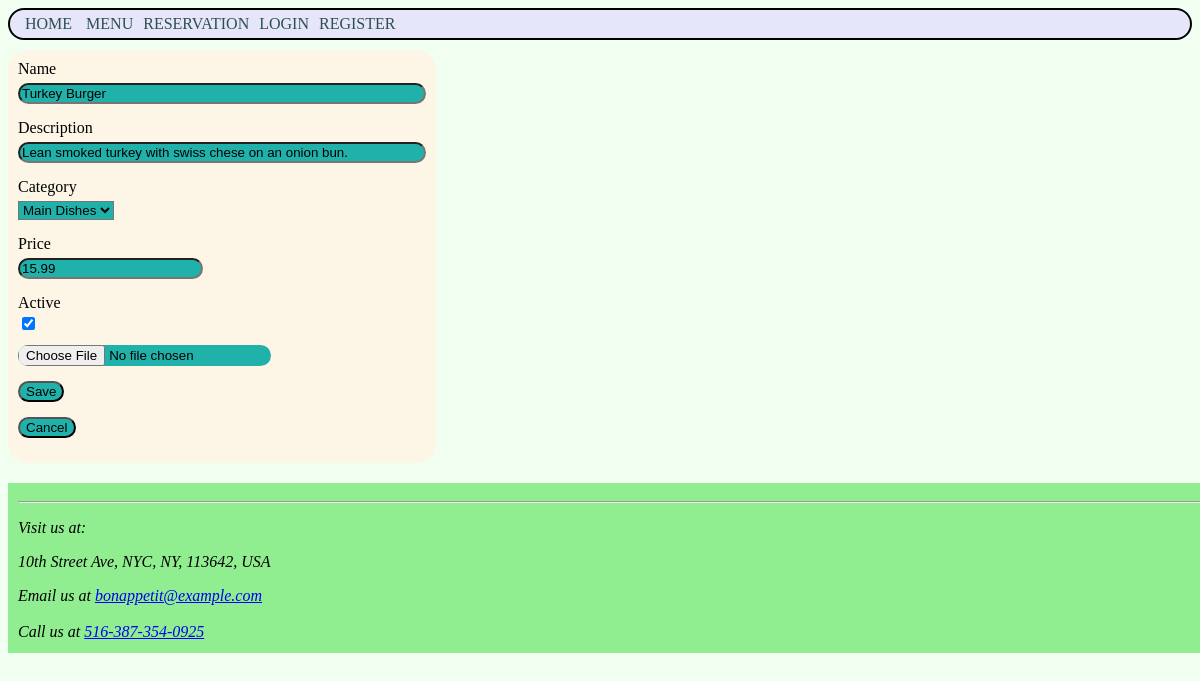
Screenshot of /editmenuitem.php?item_id=2 with the database file from the repository.
### tables this page shows
CREATE TABLE IF NOT EXISTS menu_item (
	id INT NOT NULL AUTO_INCREMENT PRIMARY KEY,
	name varchar(30) NOT NULL,
	description varchar(250) DEFAULT NULL,
	price  DECIMAL(10,2) NOT NULL,
	active TINYINT NOT NULL DEFAULT 1,
	category varchar(50) NOT NULL,
	image_path varchar(100),
	UNIQUE (name),
	FOREIGN KEY (category) REFERENCES menu_category(name)
);

CREATE TABLE IF NOT EXISTS restaurant (
	restaurant_id INT NOT NULL AUTO_INCREMENT PRIMARY KEY,
	name varchar(30) NOT NULL,
	address varchar(120) NOT NULL,
	cuisine_type varchar(30) NOT NULL,
	back_story varchar(1500) NOT NULL
);

### public/editmenuitem.php (the view, shortened to what this page needs)
<!DOCTYPE html>
<html>
<head>
	<link rel="stylesheet" type="text/css" href="CSS/Main.css">
</head>
<body>
	<div id="content">
		<?php
			require_once("Header.php");
			require_once("Connect.php");
			if (isset($_POST['name'])) {
				$item_id = (empty($_POST['item_id'])) ? null : $_POST['item_id'];
				$name = $_POST['name'];
				$category = $_POST["category"];
				$price = $_POST["price"];
				$active = (isset($_POST["active"])) ? 1 : 0;
				$description = $_POST["description"];
				if(isset($_FILES["photo"])) {
					$errors= array();
					$file_name = $_FILES['photo']['name'];
					$file_size =$_FILES['photo']['size'];
					$file_tmp =$_FILES['photo']['tmp_name'];
					$file_type=$_FILES['photo']['type'];
					$file_ext=strtolower(end(explode('.',$_FILES['photo']['name'])));
					$extensions= array("jpeg","jpg","png");
					if(in_array($file_ext,$extensions)=== false){
		        		$errors[]="extension not allowed, please choose a JPEG or PNG file.";
		      		}
		      		if($file_size > 2097152){
		        		$errors[]='File size must be excately 2 MB';
		    		}
					if(empty($errors)==true){
						$target_dir = $_SERVER['DOCUMENT_ROOT'] . "/images/menu/";
						$target_file = $target_dir . basename($file_name);
						$relative_path = "/images/menu/" . basename($file_name);
						move_uploaded_file($file_tmp,$target_file);
					}else{
						echo "Errors: " . $errors;
						$file_name = "";
					}
				} else {
					echo "No photo: ".$_FILES["photo"];
				}
				if($name != "" && $category != "" && $price != "") {
					echo "Item: $item_id";
					if(!isset($relative_path)) {
						$relative_path = null;
					}
					if($item_id == null) {
						$qry = "INSERT INTO menu_item (name, description, price, active, image_path, category) VALUES ('{$name}', '{$description}', {$price}, {$active}, '{$relative_path}', '{$category}')";
					}
					else {
						$qry = "UPDATE menu_item SET name='{$name}', description='{$description}', price={$price}, active={$active}, image_path='{$relative_path}', category='{$category}' WHERE id={$item_id}";
					}
					$qry_result = mysqli_query($conn, $qry);
					if($qry_result) {
						$success = True;
					}
				} else {
					$error_msg = "Must enter all values";
				}
				if(isset($error_msg)) {
					echo "<p color='red'>".$error_msg."</p>";
				} else if(isset($success) && $success) {
					echo "<p color='green'>Menu item saved!</p>";
				}
			} else if(!empty($_GET['item_id'])) {
				$item_id = $_GET['item_id'];
				$qry_result = mysqli_query($conn, "SELECT * FROM menu_item where id= {$item_id}");
				$menu_item = mysqli_fetch_assoc($qry_result);
				$name = $menu_item["name"];
				$description = $menu_item["description"];
				$category = $menu_item["category"];
				$price = $menu_item["price"];
				$active = ($menu_item["active"] >0) ? True : False;
			}
		?>
		<form action="editmenuitem.php" class="form" method="POST" enctype="multipart/form-data">
			<label for="name">Name</label>
			<input type="text" name="name" value="<?= $name; ?>" autocomplete="off" required>
			<label for="description">Description</label>
			<input type="text" name="description" value="<?= $description; ?>" autocomplete="off" required>
			<label for="category">Category</label>
			<select name="category" id="category">
		<?php
			$qry_result = mysqli_query($conn, "SELECT name FROM menu_category")->fetch_all(MYSQLI_ASSOC);
			foreach($qry_result as $category_vals):
				$selected = ($category == $category_vals["name"]) ? "selected" : "";
		?>
			<option value="<?= $category_vals['name']; ?>" <?= $selected; ?> ><?= $category_vals['name']; ?></option>
			<?php endforeach; ?>
			</select>
			<label for="price">Price</label>
			<input type="number" min="0.00" step="0.01" name="price" value="<?= $price; ?>" autocomplete="off" required>
			<label for="active">Active</label>
			<input type="checkbox" name="active" <?= $active ? "checked" : "" ?> />
			<input type="file" name="photo" id="photo">
			<input type="submit" name="save" value="Save">
			<input type="button" name="cancel" value="Cancel" onClick="window.location.href='/editmenu.php';">
		</form>
		<?php include_once('Footer.php'); ?>
	</div>
</body>
</html>

### public/Footer.php
<footer>
	<hr>
	<address>
		<?php
			require_once("Connect.php");
			$qry_result = mysqli_query($conn, "SELECT * FROM restaurant")->fetch_assoc();
			$address = $qry_result['address'];
		?>
		<p>Visit us at:</p><p><?= $address ?></p>
		<div>Email us at <a href="mailto:bonappetit@example.com">bonappetit@example.com</a></div><br>
		<div>Call us at <a href="tel:+1516-387-354-0925">516-387-354-0925</a></div><br>
	</address>
</footer>

### public/CSS/Main.css (style rules this page uses)
body { background: honeydew; }
form { position: relative; background-color: oldlace; padding: 10px; border-radius: 20px; display: inline-block; }
form input, label { display: block; border-radius: 20px; }
form input[type=text], textarea { width: 400px; }
form input, textarea, select { background-color: lightseagreen; margin-bottom: 15px; }
form label { margin-bottom: 5px; }
#content { padding-bottom: 150px; }
footer { position: absolute; padding: 10px; margin-top: 20px; width:100%; height:150px; background-color: lightgreen; }

### rows the page displays
menu_item: name "Turkey Burger", description "Lean smoked turkey with swiss chese on an onion bun.", price "15.99", active "☑"
restaurant: address "10th Street Ave, NYC, NY, 113642, USA"

### other values shown
form field category "Main Dishes"
